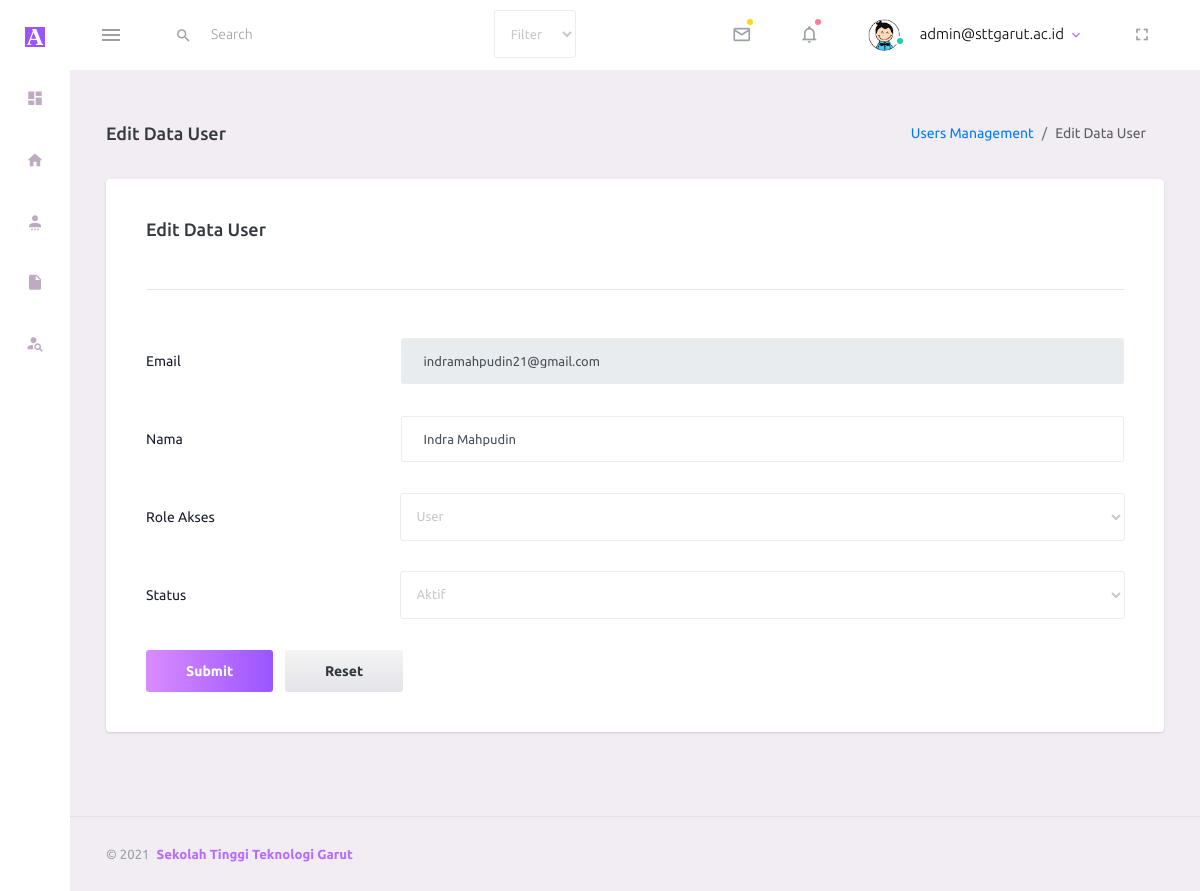
Screenshot of /menu/edit_user.php?id=2 (signed in) with the database file from the repository.
### tables this page shows
CREATE TABLE `tbl_user` (
  `user_id` int(11) NOT NULL,
  `username` varchar(150) DEFAULT NULL,
  `email` varchar(150) DEFAULT NULL,
  `image` varchar(150) DEFAULT NULL,
  `password` varchar(255) DEFAULT NULL,
  `role_id` int(11) DEFAULT NULL,
  `status` int(11) DEFAULT NULL,
  `date_created` int(11) DEFAULT NULL
);

### core/functions.php (called while the page is built, shortened)
<?php
include 'autoload.php';
function get_where($table, $where, $id)
{
   global $conn;
   $data = mysqli_fetch_assoc($conn->query("SELECT * FROM $table WHERE $where = $id"));
   return $data;
}
function statusname($string)
{
   if ($string == 1) {
      $data = "Aktif";
   } else {
      $data = "Non-aktif";
   }
   return $data;
}
function rolename($string)
{
   global $conn;
   $data = mysqli_fetch_assoc($conn->query("SELECT `tbl_user`.`role_id`, `tbl_role`.`role` FROM `tbl_user` JOIN `tbl_role` ON `tbl_user`.`role_id` = `tbl_role`.`role_id` WHERE tbl_role.`role_id`= '$string' "));
   return $data['role'];
}

### menu/edit_user.php (the view, shortened to what this page needs)
<?php
include '../core/autoload.php';
require '../core/functions.php';
if (isset($_GET['id'])) {
   $user_id = $_GET['id'];
   if ($_SESSION['role'] != 1) {
      if ($id != $_SESSION['user_id']) {
         header("Location: ../index.php");
      }
   } else {
      $user = get_where('tbl_user', 'user_id', $user_id);
   }
} else {
   header("Location: data_user.php");
}
include '../templates/header.php';
include '../templates/navbar.php';
include '../templates/sidebar.php';
?>
<div class="main-panel">
   <div class="content-wrapper">
      <div class="page-header">
         <h3 class="page-title"> Edit Data User </h3>
         <nav aria-label="breadcrumb">
            <ol class="breadcrumb">
               <li class="breadcrumb-item"><a href="../menu/data_user.php">Users Management</a></li>
               <li class="breadcrumb-item active" aria-current="page">Edit Data User</li>
            </ol>
         </nav>
      </div>
      <div class="row">
         <div class="col-md-12 grid-margin stretch-card">
            <div class="card">
               <div class="card-body">
                  <h4 class="card-title mb-5">Edit Data User</h4>
                  <hr class="mb-5">
                  <form class="forms-sample" method="POST">
                     <div class="form-group row">
                        <label for="exampleInputEmail" class="col-sm-3 col-form-label">Email</label>
                        <div class="col-sm-9">
                           <input type="email" class="form-control" id="exampleInputEmail" name="email" value="<?= $user['email'] ?>" disabled>
                        </div>
                     </div>
                     <div class="form-group row">
                        <label for="exampleInpuName" class="col-sm-3 col-form-label">Nama</label>
                        <div class="col-sm-9">
                           <input type="text" class="form-control" id="exampleInpuName" name="username" placeholder="Name" value="<?= $user['username'] ?>" required>
                        </div>
                     </div>
                     <div class="form-group row">
                        <label for="roleAkses" class="col-sm-3 col-form-label">Role Akses</label>
                        <div class="col-sm-9">
                           <select class="form-control" id="roleAkses" name="role_id" required>
                              <option value="<?= $user['role_id'] ?>"><?= rolename($user['role_id']) ?></option>
                           </select>
                        </div>
                     </div>
                     <div class="form-group row">
                        <label for="status" class="col-sm-3 col-form-label">Status</label>
                        <div class="col-sm-9">
                           <select class="form-control" id="status" name="status" required>
                              <option value="<?= $user['status'] ?>"><?= statusname($user['status']) ?></option>
                           </select>
                        </div>
                     </div>
                     <button type="submit" class="btn btn-gradient-primary mr-2" name="btn-update">Submit</button>
                     <button class="btn btn-gradient-light" type="reset">Reset</button>
                  </form>
               </div>
            </div>
         </div>
      </div>
   </div>
   <?php include '../templates/footer.php' ?>

### templates/navbar.php (shortened to what this page needs)
<?php
$user_session = get_where("tbl_user", "user_id", $_SESSION['user_id']);
$s_keyword = "";
?>
<nav class="navbar default-layout-navbar col-lg-12 col-12 p-0 fixed-top d-flex flex-row">
   <div class="text-center navbar-brand-wrapper d-flex align-items-center justify-content-center">
      <a class="navbar-brand brand-logo-mini" href="../index.php"><img src="../assets/images/Academia.edu_logomini.svg" alt="logo" /></a>
   </div>
   <div class="navbar-menu-wrapper d-flex align-items-stretch">
      <button class="navbar-toggler navbar-toggler align-self-center" type="button" data-toggle="minimize">
         <span class="mdi mdi-menu"></span>
      </button>
      <div class="search-field col-5 d-none d-md-block">
         <form class="d-flex align-items-center h-100" action="" method="post">
            <div class="input-group ">
               <div class="input-group-prepend bg-transparent">
                  <i class="input-group-text border-0 mdi mdi-magnify"></i>
               </div>
               <input type="text" class="form-control bg-transparent border-0 search-form" placeholder="Search" type="text" name="s_keyword" id="s_keyword" value="<?php echo $s_keyword; ?>">
               <div class="input-group-prepend bg-transparent">
                  <select name="s_kategori" id="s_kategori" class="form-control">
                     <option value="" selected>Filter</option>
                  </select>
               </div>
            </div>
         </form>
      </div>
      <ul class="navbar-nav navbar-nav-right">
         <li class="nav-item dropdown">
            <a class="nav-link count-indicator dropdown-toggle" id="messageDropdown" href="#" data-toggle="dropdown" aria-expanded="false">
               <i class="mdi mdi-email-outline"></i>
               <span class="count-symbol bg-warning"></span>
            </a>
         </li>
         <li class="nav-item dropdown">
            <a class="nav-link count-indicator dropdown-toggle" id="notificationDropdown" href="#" data-toggle="dropdown">
               <i class="mdi mdi-bell-outline"></i>
               <span class="count-symbol bg-danger"></span>
            </a>
         </li>
         <li class="nav-item nav-profile dropdown">
            <a class="nav-link dropdown-toggle" id="profileDropdown" href="#" data-toggle="dropdown" aria-expanded="false">
               <div class="nav-profile-img">
                  <img src="../assets/profile/<?= $user_session['image'] ?>" alt="image">
                  <span class="availability-status online"></span>
               </div>
               <div class="nav-profile-text">
                  <p class="mb-1 text-black"><?= $_SESSION['login'] ?></p>
               </div>
            </a>
         </li>
         <li class="nav-item d-none d-lg-block full-screen-link">
            <a class="nav-link">
               <i class="mdi mdi-fullscreen" id="fullscreen-button"></i>
            </a>
         </li>
      </ul>
   </div>
</nav>
<div class="container-fluid page-body-wrapper pt-5">

### assets/css/profile.css (style rules this page uses)
body { margin-top: 20px; color: #1a202c; text-align: left; background-color: #e2e8f0; }
.card { box-shadow: 0 1px 3px 0 rgba(0, 0, 0, .1), 0 1px 2px 0 rgba(0, 0, 0, .06); }
.card { position: relative; display: flex; flex-direction: column; min-width: 0; word-wrap: break-word; background-color: #fff; background-clip: border-box; border: 0 solid rgba(0, 0, 0, .125); border-radius: .25rem; }
.card-body { flex: 1 1 auto; min-height: 1px; padding: 1rem; }
.h-100 { height: 100% !important; }

### rows the page displays
tbl_user: image (picture)
tbl_user: email "indramahpudin21@gmail.com", username "Indra Mahpudin", status "Aktif"

### other values shown
$_SESSION['login'] "admin@sttgarut.ac.id"
form field role_id "User"
